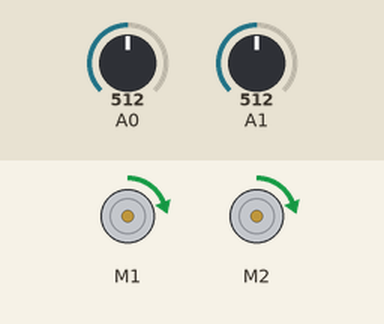
Recording of a sketch running on a simulated Arduino Uno, built with avr-gcc and run on an emulated ATmega328P. Parts: 2 × DC motor (green arrow = forward, orange = backward, longer = faster). The inputs (shaded band) are chosen by the test bench; at power-on: A0 = 512, A1 = 512. What the sketch prints to the serial monitor is not drawn.

Above: at 1.2 s.
1.3 s: A0 set to 588
2.9 s: A0 set to 608
At 3.8 s:
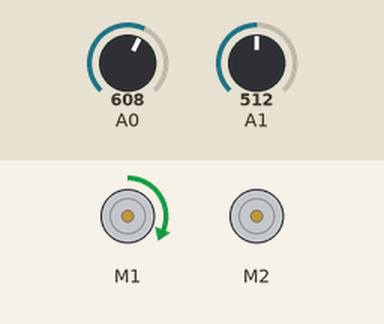
At 5.8 s:
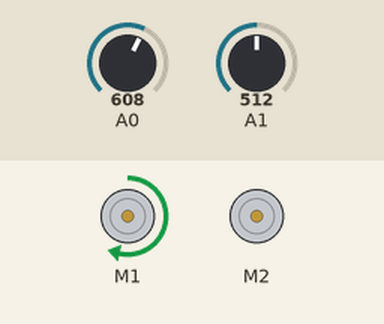
5.9 s: A1 set to 15
8.9 s: A1 set to 0
Timing chart, 0 to 59.4 s (numbered marks = the images above; inputs shaded):
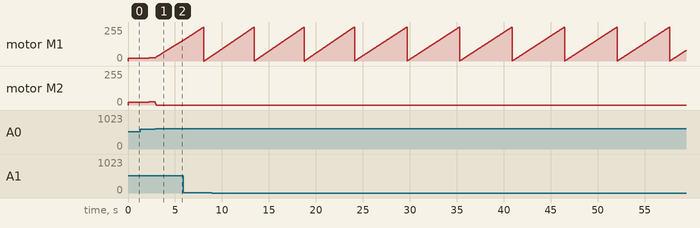

Measured:
- the behaviour switches between 600 and 601 on A0 (found by bisection; images 0 and 1)
- by itself, motor M1: ramps from stopped to forward 255/255 and jumps back, once every 5.6 s

The sketch:

bangBang.ino
```cpp
#include <Wire.h>
#include <Adafruit_MotorShield.h>

float minTurn = 5;           //min rate at which to turn
float turnRate = 5;         //variable for current turn rate
float turnAcc = 3;        //acceleration while turning (the more time spent turning, the faster the turn)
float lowestSpeed = 20;   //minimum speed
float maxSpeed = 25;     //maximum speed
float forwardSpeed = 20;//variable for current speed
float speedAcc = .03;  //acceleration while not turning
int leftThres = 600;  //threshold to detect line
int rightThres = 600;
int rightSensor = 1000; //variable for right sensor value
int leftSensor = 1000; //variable for left sensor value
Adafruit_MotorShield AFMS = Adafruit_MotorShield();
  // Select which 'port' M1, M2, M3 or M4. In this case, M1
Adafruit_DCMotor *myMotorL = AFMS.getMotor(1);
Adafruit_DCMotor *myMotorR = AFMS.getMotor(2);
void setup() {
  AFMS.begin();
  Serial.begin(9600);
  // You can also make another motor on port M2
  //Adafruit_DCMotor *myOtherMotor = AFMS.getMotor(2);
  myMotorL->setSpeed(10);
  myMotorR->setSpeed(10);
  myMotorL->run(FORWARD);
  myMotorR->run(FORWARD);
}

void loop() {
  // put your main code here, to run repeatedly:
  sendData(forwardSpeed, forwardSpeed);                               //print data to Serial moniter for later use in Python
  myMotorL->run(FORWARD);
  myMotorR->run(FORWARD);
  if (forwardSpeed < maxSpeed)forwardSpeed += speedAcc; //increment speed by the acceleration

  turnRate = minTurn;//reset turn rate

  while(checkLeft()){
    if(forwardSpeed > lowestSpeed) forwardSpeed -= 5 * speedAcc;//decrement speed by acceleration
    turnRate += turnAcc;//increment turn rate

    myMotorR->setSpeed(forwardSpeed + turnRate/3);
    if(turnRate>forwardSpeed){
      myMotorL->setSpeed(0);
      sendData(0,forwardSpeed + turnRate/3);
    }else{
      myMotorL->setSpeed(forwardSpeed - turnRate);
      sendData(forwardSpeed - turnRate,forwardSpeed + turnRate/3);
    }
                             //print data to Serial moniter for later use in Python
  }
  myMotorL->setSpeed(forwardSpeed);//reset speed
  myMotorR->setSpeed(forwardSpeed);
  turnRate = minTurn; //reset turn rate

  while(checkRight()){
    if(forwardSpeed > lowestSpeed) forwardSpeed -= speedAcc;
    turnRate += turnAcc;
    myMotorL->setSpeed(forwardSpeed + turnRate/3);
    if(turnRate>forwardSpeed){
      myMotorR->setSpeed(0);
      sendData(forwardSpeed + turnRate/3,0);
    }else{
      myMotorR->setSpeed(forwardSpeed - turnRate);
      sendData(forwardSpeed + turnRate/3,forwardSpeed - turnRate);
    }                       //print data to Serial moniter for later use in Python
  }
  myMotorL->setSpeed(forwardSpeed);
  myMotorR->setSpeed(forwardSpeed);

}

bool checkLeft(){
  leftSensor = analogRead(A1);
  return leftSensor > leftThres;
}

bool checkRight(){
  rightSensor = analogRead(A0);
  return rightSensor > rightThres;
}

void sendData(float leftVal,float rightVal) {
  Serial.print('<');
  Serial.print(leftVal);
  Serial.print(',');
  Serial.print(analogRead(A1));
  Serial.print(',');
  Serial.print(rightVal);
  Serial.print(',');
  Serial.print(analogRead(A0));
  Serial.println();
}
```
